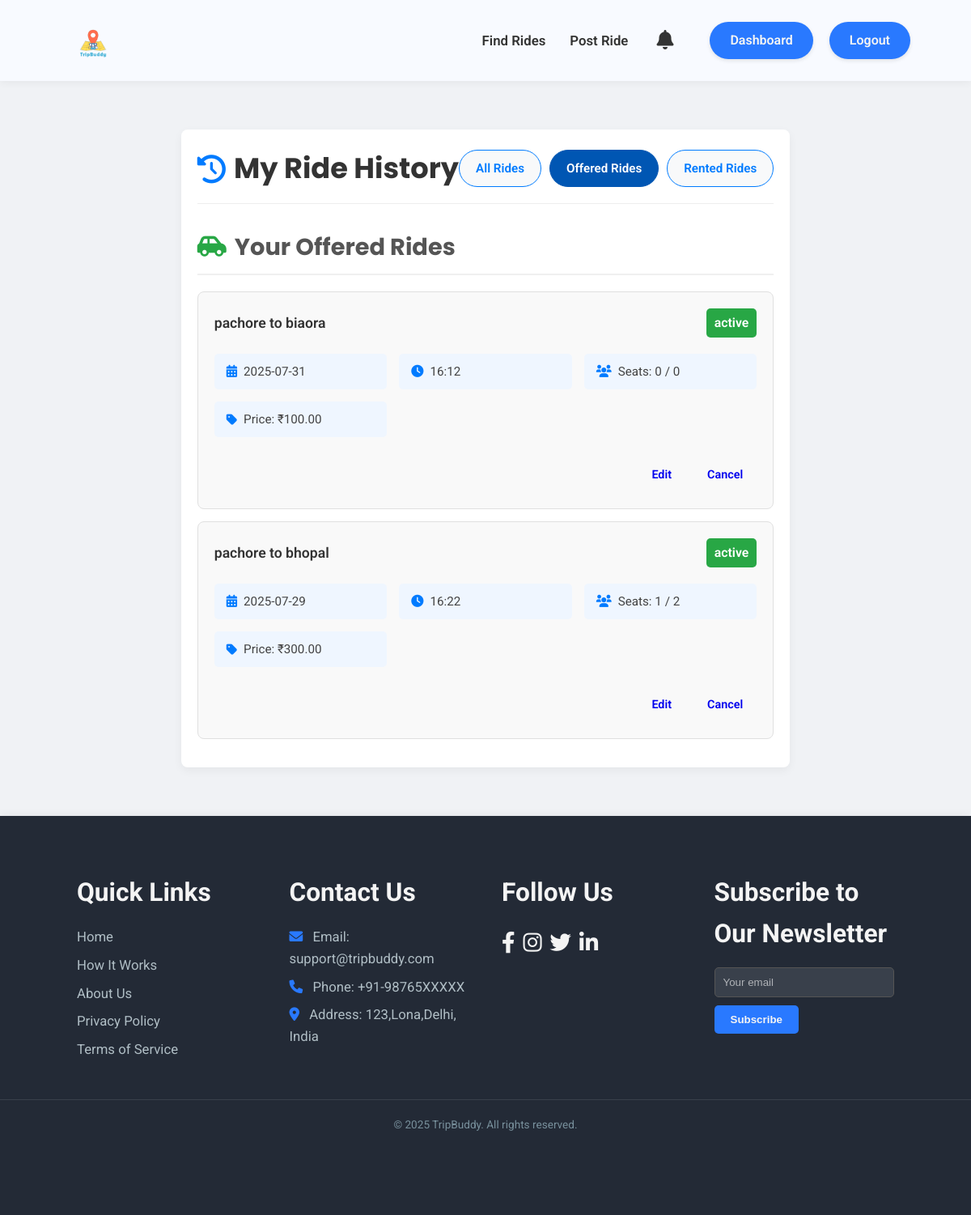
Page /my_rides?filter=offered (signed in) on the committed database.
### models.py (models this page shows, shortened)
class Ride(db.Model):
    id = db.Column(db.Integer, primary_key=True)
    creator_id = db.Column(db.Integer, db.ForeignKey('user.id'), nullable=False)
    start_location = db.Column(db.String(100), nullable=False)
    end_location = db.Column(db.String(100), nullable=False)
    price = db.Column(db.Float, nullable=False)
    seats = db.Column(db.Integer, nullable=False)
    date = db.Column(db.Date, nullable=False) # Make sure this is present and nullable=False
    time = db.Column(db.String(20), nullable=False) # Make sure this is present and nullable=False
    description = db.Column(db.Text, nullable=True)
    bookings = db.relationship('Booking', backref='ride', lazy=True)
    status = db.Column(db.String(20), default='active', nullable=False) # e.g., 'active', 'completed', 'cancelled'
    driver = db.relationship('User', foreign_keys=[creator_id], backref='offered_rides', lazy=True)

### app.py (the view, shortened to what this page needs)
@app.route('/my_rides')
@login_required
def my_rides():
    filter_param = request.args.get('filter', 'all')
    offered_rides = []
    rented_rides = []
    print(f"DEBUG: Current user ID: {current_user.id}") # ADD THIS DEBUG LINE
    if filter_param == 'all' or filter_param == 'offered':
        offered_rides_raw = Ride.query.filter_by(creator_id=current_user.id).order_by(Ride.date.desc(), Ride.time.desc()).all()
        for ride in offered_rides_raw:
            booked_seats_sum = db.session.query(func.sum(Booking.seats_booked)).filter(Booking.ride_id == ride.id, Booking.status == 'confirmed').scalar()
            booked_seats_sum = booked_seats_sum if booked_seats_sum is not None else 0
            ride.seats_available = ride.seats - booked_seats_sum
            ride.total_seats = ride.seats
            if ride.status == 'active':
                ride.status_class = 'active'
            elif ride.status == 'completed':
                ride.status_class = 'completed'
            elif ride.status == 'cancelled':
                ride.status_class = 'cancelled'
            else:
                ride.status_class = 'pending'
            offered_rides.append(ride)
        print(f"DEBUG: Offered rides found: {len(offered_rides)}") # ADD THIS DEBUG LINE
    return render_template(
        'my_rides.html',
        offered_rides=offered_rides,
        rented_rides=rented_rides,
        filter=filter_param
    )

### app.py (called while the page is built)
@login_manager.user_loader
def load_user(user_id):
    return User.query.get(int(user_id))

### templates/my_rides.html (shortened to what this page needs)
<!DOCTYPE html>
<html lang="en">
<head>
    <link rel="stylesheet" href="https://cdnjs.cloudflare.com/ajax/libs/font-awesome/6.0.0-beta3/css/all.min.css">
    <link rel="stylesheet" href="{{ url_for('static', filename='css/main.css') }}">
    <link rel="stylesheet" href="{{ url_for('static', filename='css/dashboard.css') }}">
</head>
<body>
    <header class="dashboard-header">
        <div class="header-container">
            <div class="logo">
                <img src="{{ url_for('static', filename='images/tripbuddy.png') }}" alt="TripBuddy Logo" class="logo-img">
            </div>
            <div class="header-right-section">
                <nav class="dashboard-nav-header">
                    <ul>
                        <li><a href="{{ url_for('find_rides') }}">Find Rides</a></li>
                        <li><a href="{{ url_for('post_ride') }}">Post Ride</a></li>
                    </ul>
                </nav>
                <div class="header-actions">
                    <button class="notification-bell" aria-label="Notifications">
                        <i class="fas fa-bell"></i>
                    </button>
                    <a href="{{ url_for('dashboard') }}" class="logout-btn-header">Dashboard</a>
                    <a href="{{ url_for('logout') }}" class="logout-btn-header">Logout</a>
                </div>
            </div>
        </div>
    </header>
    <main>
        <div class="my-rides-container">
            <div class="my-rides-header">
                <h1><i class="fas fa-history"></i> My Ride History</h1>
                <div class="filter-buttons">
                    <a href="{{ url_for('my_rides', filter='all') }}" class="btn {% if filter == 'all' %}btn-primary active{% else %}btn-secondary{% endif %}">All Rides</a>
                    <a href="{{ url_for('my_rides', filter='offered') }}" class="btn {% if filter == 'offered' %}btn-primary active{% else %}btn-secondary{% endif %}">Offered Rides</a>
                    <a href="{{ url_for('my_rides', filter='rented') }}" class="btn {% if filter == 'rented' %}btn-primary active{% else %}btn-secondary{% endif %}">Rented Rides</a>
                </div>
            </div>
            <section class="rides-list-section">
                {% if offered_rides or rented_rides %}
                    {% if offered_rides and (filter == 'all' or filter == 'offered') %}
                        <h2 class="ride-category-title"><i class="fas fa-car-side"></i> Your Offered Rides</h2>
                        {% for ride in offered_rides %}
                            <div class="ride-card">
                                <div class="ride-card-header">
                                    <span>{{ ride.start_location }} to {{ ride.end_location }}</span>
                                    <span class="ride-status {{ ride.status_class }}">{{ ride.status }}</span>
                                </div>
                                <div class="ride-details-grid">
                                    <div class="ride-detail-item"><i class="fas fa-calendar-alt"></i> {{ ride.date.strftime('%Y-%m-%d') }}</div>
                                    <div class="ride-detail-item"><i class="fas fa-clock"></i> {{ ride.time }}</div>
                                    <div class="ride-detail-item"><i class="fas fa-users"></i> Seats: {{ ride.seats_available }} / {{ ride.total_seats }}</div>
                                    <div class="ride-detail-item"><i class="fas fa-tag"></i> Price: ₹{{ "%.2f"|format(ride.price) }}</div>
                                </div>
                                <div class="ride-actions">
                                    <a href="{{ url_for('edit_ride', ride_id=ride.id) }}" class="btn btn-info">Edit</a>
                                    <a href="{{ url_for('cancel_ride', ride_id=ride.id) }}" class="btn btn-danger">Cancel</a>
                                </div>
                            </div>
                        {% endfor %}
                    {% elif filter == 'offered' %}
                        <p class="no-rides-message"><i class="fas fa-info-circle"></i> You have not offered any rides yet.</p>
                    {% endif %}
                {% else %}
                    <p class="no-rides-message"><i class="fas fa-info-circle"></i> You have no ride history yet. Start by <a href="{{ url_for('find_rides') }}">finding a ride</a> or <a href="{{ url_for('post_ride') }}">offering one</a>!</p>
                {% endif %}
            </section>
        </div>
    </main>
    <footer class="main-footer section-padding">
        <div class="footer-container container">
            <div class="footer-links-group">
                <h4>Quick Links</h4>
                <a href="{{ url_for('home') }}">Home</a>
                <a href="{{ url_for('home') }}#how-it-works">How It Works</a>
                <a href="{{ url_for('about') }}">About Us</a>
                <a href="#">Privacy Policy</a>
                <a href="#">Terms of Service</a>
            </div>
            <div class="footer-contact-group">
                <h4>Contact Us</h4>
                <p><i class="fas fa-envelope"></i> Email: support@tripbuddy.com</p>
                <p><i class="fas fa-phone"></i> Phone: +91-98765XXXXX</p>
                <p><i class="fas fa-map-marker-alt"></i> Address: 123,Lona,Delhi, India</p>
            </div>
            <div class="footer-social-group">
                <h4>Follow Us</h4>
                <div class="social-icons">
                    <a href="https://www.facebook.com" target="_blank" aria-label="Facebook"><i class="fab fa-facebook-f"></i></a>
                    <a href="https://www.instagram.com" target="_blank" aria-label="Instagram"><i class="fab fa-instagram"></i></a>
                    <a href="https://www.twitter.com" target="_blank" aria-label="Twitter"><i class="fab fa-twitter"></i></a>
                    <a href="https://www.linkedin.com" target="_blank" aria-label="LinkedIn"><i class="fab fa-linkedin-in"></i></a>
                </div>
            </div>
            <div class="footer-newsletter-group">
                <h4>Subscribe to Our Newsletter</h4>
                <form class="newsletter-form">
                    <input type="email" placeholder="Your email" required />
                    <button type="submit">Subscribe</button>
                </form>
            </div>
        </div>
        <p class="footer-copy">&copy; 2025 TripBuddy. All rights reserved.</p>
    </footer>
</body>
</html>

### static/css/main.css (style rules this page uses)
* { margin: 0; padding: 0; box-sizing: border-box; }
:root { --primary-color: #2979FF; --secondary-color: #FFD600; --dark-blue-hover: #1976D2; --dark-yellow-hover: #FFC107; --text-dark: #333333; --text-light: #f4f4f4; --background-light: #ffffff; --bg-dark: #232a36; --shadow-light: rgba(0, 0, 0, 0.05); --shadow-medium: rgba(0, 0, 0, 0.15); --poppins: 'Poppins', sans-serif; --roboto: 'Roboto', sans-serif; --primary-color-dark: #1976D2; --text-white: #ffffff; --bg-card: #ffffff; --text-medium: #666; }
body { font-family: var(--roboto); line-height: 1.6; color: var(--text-dark); background-color: #F0F2F5; overflow-x: hidden; display: flex; flex-direction: column; min-height: 100vh; }
.container { width: 90%; max-width: 1200px; margin: 0 auto; }
h1, h2, h3 { font-family: var(--poppins); color: var(--text-dark); margin-bottom: 20px; }
.section-padding { padding: 80px 0; }
.logo img { height: 80px; width: auto; display: block; }
.btn, .nav-btn { display: inline-flex; align-items: center; justify-content: center; padding: 8px 20px; border-radius: 25px; text-decoration: none; font-weight: 600; transition: all 0.3s ease; font-size: 1em; border: 2px solid transparent; cursor: pointer; white-space: nowrap; }
.btn::after, .nav-btn::after { display: none; }
.main-footer { background: var(--bg-dark); color: #B0BEC5; text-align: center; box-shadow: 0 -2px 10px var(--shadow-light); padding-top: 50px; margin-top: auto; }
.main-footer .footer-container { display: flex; flex-wrap: wrap; justify-content: space-around; margin-bottom: 20px; font-size: 1.1em; padding: 0 15px; }
.footer-links-group, .footer-contact-group, .footer-social-group, .footer-newsletter-group { margin: 20px; min-width: 200px; flex: 1; max-width: 280px; text-align: left; }
.footer-links-group h4, .footer-contact-group h4, .footer-social-group h4, .footer-newsletter-group h4 { margin-bottom: 15px; font-size: 1.8em; color: var(--text-light); }
.footer-links-group a, .footer-contact-group p { display: block; color: #B0BEC5; text-decoration: none; margin-bottom: 8px; font-size: 0.95em; }
.footer-contact-group p i { margin-right: 8px; color: var(--primary-color); }
.footer-social-group .social-icons { margin-top: 0; display: flex; justify-content: flex-start; }
.footer-social-group .social-icons a { margin: 0 10px 0 0; font-size: 1.5em; color: var(--text-light); }
.footer-newsletter-group .newsletter-form { display: flex; flex-direction: column; align-items: flex-start; }
.footer-newsletter-group input { padding: 10px; width: 100%; max-width: 250px; margin-bottom: 10px; border: 1px solid #555; background-color: rgba(255, 255, 255, 0.1); color: var(--text-light); border-radius: 5px; }
.footer-newsletter-group input::placeholder { color: rgba(255, 255, 255, 0.6); }
.footer-newsletter-group button { padding: 10px 20px; background-color: var(--primary-color); color: var(--text-light); border: none; cursor: pointer; border-radius: 5px; font-weight: bold; transition: background-color 0.3s ease; }
.footer-copy { border-top: 1px solid rgba(255, 255, 255, 0.1); padding-top: 20px; margin-top: 20px; padding-bottom: 20px; font-size: 0.85em; color: #78909C; }

### rows in the picture
Ride: start_location "pachore", end_location "biaora", status "active", date "2025-07-31", time "16:12", seats_available "0", total_seats "0", price "100.00"
Ride: start_location "pachore", end_location "bhopal", status "active", date "2025-07-29", time "16:22", seats_available "1", total_seats "2", price "300.00"
